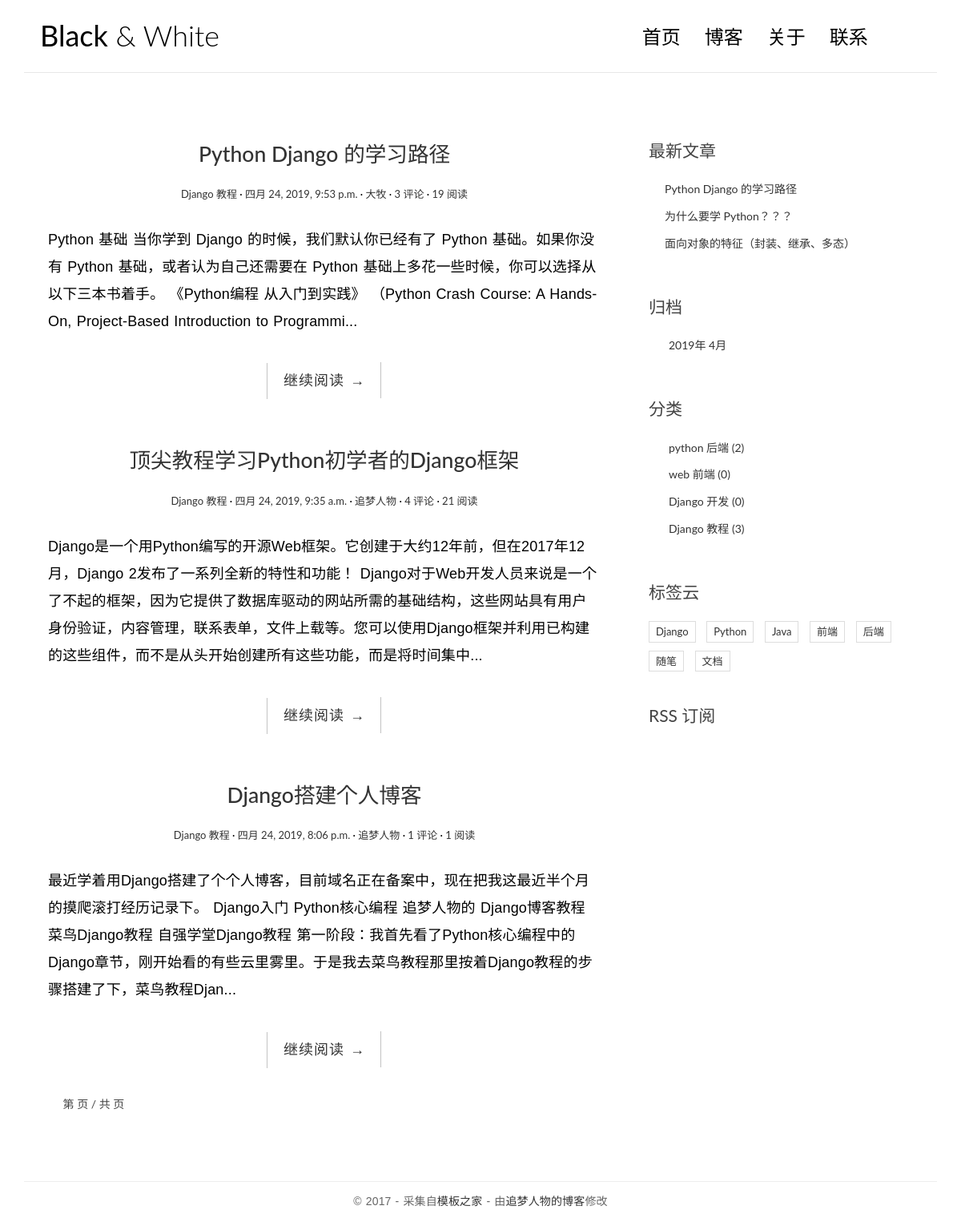
Before: /blogs/category/4/ with the older database file.
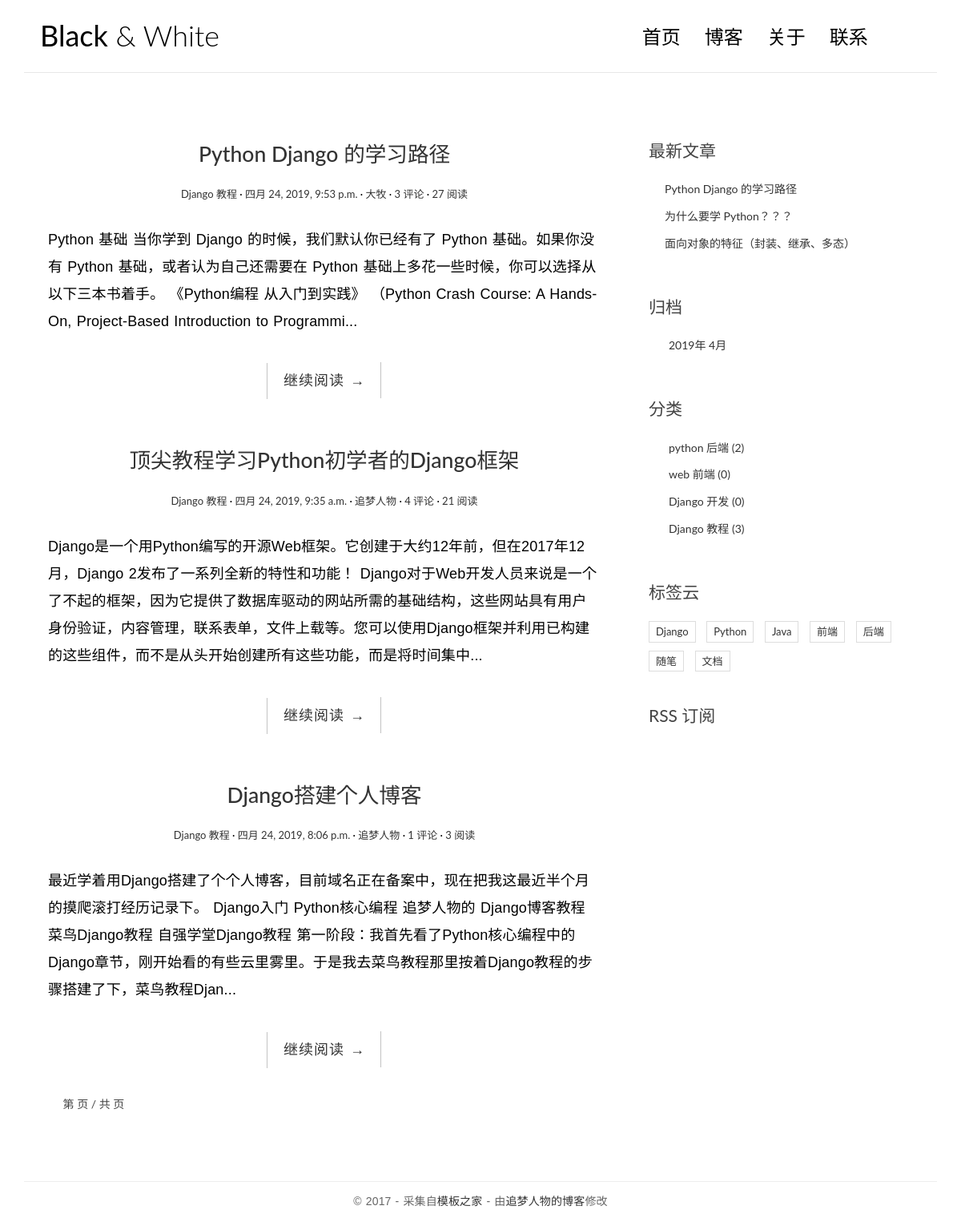
After: the same page with the newer database file.
### blogs/models.py (models this page shows, shortened)
class Post(models.Model):
    author = models.ForeignKey(BlogUser,verbose_name='作者',on_delete=models.CASCADE)
    category = models.ForeignKey(BlogCategory,verbose_name='博客分类',on_delete=models.CASCADE,default=None)
    tags = models.ManyToManyField(Tags,verbose_name='标签')
    title = models.CharField('标题',max_length=50)
    content = models.TextField('内容')
    pub_date = models.DateTimeField('发布日期',auto_now_add=True)
    views = models.IntegerField('点击数',default=0)
    class Meta():
        db_table = 'post'
        verbose_name = '博客'
        verbose_name_plural = '博客'

class BlogCategory(models.Model):
    name = models.CharField('分类名称',max_length=20)
    class Meta():
        db_table = 'blogcategory'
        verbose_name = '博客分类'
        verbose_name_plural = '博客分类'
    def __str__(self):
        return self.name

class BlogUser(models.Model):
    user = models.CharField('昵称',max_length=20)
    class Meta():
        verbose_name = '用户'
        verbose_name_plural = '用户'
    def __str__(self):
        return self.user

### blogs/views.py (the view)
# urls.py: url(r'^category/(\d+)/$',views.category,name='category'),
def category(request,id):
    cate = get_object_or_404(BlogCategory,pk=id)
    post = Post.objects.filter(category=cate)
    categorys = BlogCategory.objects.all()
    dates = post.dates('pub_date', 'month')
    tags = Tags.objects.all()
    posts = Post.objects.all().order_by('-pub_date')[:3]
    return render(request, 'blogs/index.html', {'post': post, 'dates': dates, 'categorys': categorys,
                                                'tags':tags,'posts': posts})

### templates/blogs/index.html (shortened to what the changed rows need)
<!DOCTYPE html>
<html>
<head>
    <link rel="stylesheet" href="/static/css/bootstrap.min.css">
    <link rel="stylesheet" href="http://code.ionicframework.com/ionicons/2.0.1/css/ionicons.min.css">
    <link rel="stylesheet" href="/static/css/pace.css">
    <link rel="stylesheet" href="/static/css/custom.css">
</head>
<body>
<div class="container">
    <header id="site-header">
        <div class="row">
            <div class="col-md-4 col-sm-5 col-xs-8">
                <div class="logo">
                    <h1><a href="index.html"><b>Black</b> &amp; White</a></h1>
                </div>
            </div>
        </div>
    </header>
</div>
<div class="content-body">
    <div class="container">
        <div class="row">
            <main class="col-md-8">
                {% for p in post %}
                <article class="post post-1">
                    <header class="entry-header">
                        <h1 class="entry-title">
                            <a href="{% url 'blogs:single' p.id %}">{{ p.title }}</a>
                        </h1>
                        <div class="entry-meta">
                            <span class="post-category"><a href="#">{{ p.category }}</a></span>
                            <span class="post-date"><a href="#"><time class="entry-date"
                                                                      datetime="2012-11-09T23:15:57+00:00">{{ p.pub_date }}</time></a></span>
                            <span class="post-author"><a href="#">{{ p.author }}</a></span>
                            <span class="comments-link"><a href="#">{{ p.comment_set.all.count }} 评论</a></span>
                            <span class="views-count"><a href="#">{{ p.views }} 阅读</a></span>
                        </div>
                    </header>
                    <div class="entry-content clearfix">
                        <p>{{ p.content|slice:'200' }}...</p>
                        <div class="read-more cl-effect-14">
                            <a href="{% url 'blogs:single' p.id %}" class="more-link">继续阅读 <span class="meta-nav">→</span></a>
                        </div>
                    </div>
                </article>
                {% empty %}
                    <h2>暂无文章</h2>
                {% endfor %}
            </main>
            <aside class="col-md-4">
                <div class="widget widget-recent-posts">
                    <ul>
                        {% for post in posts %}
                            <li>
                                <a href="#">{{ post.title }}</a>
                            </li>
                        {% empty %}
                            暂无文章
                        {% endfor %}
                    </ul>
                </div>
            </aside>
        </div>
    </div>
</div>
</body>
</html>

Changed rows visible on the page:
changed Post "Python Django 的学习路径": views "19" → "27"
changed Post "Django搭建个人博客": views "1" → "3"
